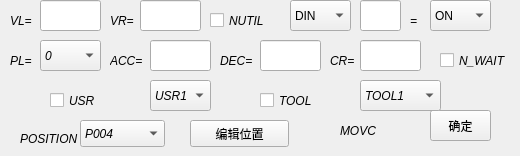
   <widget class="QWidget" name="page_3">
    <widget class="QLineEdit" name="lineEdit_movc_cr">
     <property name="geometry">
      <rect>
       <x>360</x>
       <y>40</y>
       <width>61</width>
       <height>31</height>
      </rect>
     </property>
     <property name="acceptDrops">
      <bool>true</bool>
     </property>
     <property name="frame">
      <bool>true</bool>
     </property>
    </widget>
    <widget class="QLabel" name="label_37">
     <property name="geometry">
      <rect>
       <x>330</x>
       <y>50</y>
       <width>41</width>
       <height>21</height>
      </rect>
     </property>
     <property name="font">
      <font>
       <pointsize>9</pointsize>
       <italic>true</italic>
      </font>
     </property>
     <property name="text">
      <string>CR=</string>
     </property>
    </widget>
    <widget class="QComboBox" name="comboBox_movc_position">
     <property name="geometry">
      <rect>
       <x>80</x>
       <y>120</y>
       <width>85</width>
       <height>27</height>
      </rect>
     </property>
     <property name="font">
      <font>
       <pointsize>9</pointsize>
       <italic>true</italic>
      </font>
     </property>
     <item>
      <property name="text">
       <string>P004</string>
      </property>
     </item>
     <item>
      <property name="text">
       <string>P005</string>
      </property>
     </item>
    </widget>
    <widget class="QLabel" name="label_38">
     <property name="geometry">
      <rect>
       <x>10</x>
       <y>50</y>
       <width>31</width>
       <height>21</height>
      </rect>
     </property>
     <property name="font">
      <font>
       <pointsize>9</pointsize>
       <italic>true</italic>
      </font>
     </property>
     <property name="text">
      <string>PL=</string>
     </property>
    </widget>
    <widget class="QLabel" name="label_39">
     <property name="geometry">
      <rect>
       <x>110</x>
       <y>50</y>
       <width>41</width>
       <height>21</height>
      </rect>
     </property>
     <property name="font">
      <font>
       <pointsize>9</pointsize>
       <italic>true</italic>
      </font>
     </property>
     <property name="text">
      <string>ACC=</string>
     </property>
    </widget>
    <widget class="QComboBox" name="comboBox_movc_pl">
     <property name="geometry">
      <rect>
       <x>40</x>
       <y>40</y>
       <width>61</width>
       <height>31</height>
      </rect>
     </property>
     <property name="font">
      <font>
       <pointsize>9</pointsize>
       <italic>true</italic>
      </font>
     </property>
     <property name="frame">
      <bool>true</bool>
     </property>
     <item>
      <property name="text">
       <string>0</string>
      </property>
     </item>
     <item>
      <property name="text">
       <string>1</string>
      </property>
     </item>
     <item>
      <property name="text">
       <string>2</string>
      </property>
     </item>
     <item>
      <property name="text">
       <string>3</string>
      </property>
     </item>
     <item>
      <property name="text">
       <string>4</string>
      </property>
     </item>
     <item>
      <property name="text">
       <string>5</string>
      </property>
     </item>
     <item>
      <property name="text">
       <string>6</string>
      </property>
     </item>
     <item>
      <property name="text">
       <string>7</string>
      </property>
     </item>
     <item>
      <property name="text">
       <string>8</string>
      </property>
     </item>
    </widget>
    <widget class="QPushButton" name="pushButton_movc_ensure">
     <property name="geometry">
      <rect>
       <x>430</x>
       <y>110</y>
       <width>61</width>
       <height>31</height>
      </rect>
     </property>
     <property name="text">
      <string>确定</string>
     </property>
    </widget>
    <widget class="QLabel" name="label_40">
     <property name="geometry">
      <rect>
       <x>20</x>
       <y>130</y>
       <width>67</width>
       <height>17</height>
      </rect>
     </property>
     <property name="font">
      <font>
       <pointsize>9</pointsize>
       <italic>true</italic>
      </font>
     </property>
     <property name="text">
      <string>POSITION</string>
     </property>
    </widget>
    <widget class="QLineEdit" name="lineEdit_movc_acc">
     <property name="geometry">
      <rect>
       <x>150</x>
       <y>40</y>
       <width>61</width>
       <height>31</height>
      </rect>
     </property>
     <property name="acceptDrops">
      <bool>true</bool>
     </property>
     <property name="frame">
      <bool>true</bool>
     </property>
    </widget>
    <widget class="QLabel" name="label_42">
     <property name="geometry">
      <rect>
       <x>220</x>
       <y>50</y>
       <width>41</width>
       <height>21</height>
      </rect>
     </property>
     <property name="font">
      <font>
       <pointsize>9</pointsize>
       <italic>true</italic>
      </font>
     </property>
     <property name="text">
      <string>DEC=</string>
     </property>
    </widget>
    <widget class="QLineEdit" name="lineEdit_movc_dec">
     <property name="geometry">
      <rect>
       <x>260</x>
       <y>40</y>
       <width>61</width>
       <height>31</height>
      </rect>
     </property>
     <property name="acceptDrops">
      <bool>true</bool>
     </property>
     <property name="frame">
      <bool>true</bool>
     </property>
    </widget>
    <widget class="QLabel" name="label_43">
     <property name="geometry">
      <rect>
       <x>340</x>
       <y>120</y>
       <width>51</width>
       <height>21</height>
      </rect>
     </property>
     <property name="font">
      <font>
       <pointsize>9</pointsize>
       <italic>true</italic>
      </font>
     </property>
     <property name="text">
      <string>MOVC</string>
     </property>
    </widget>
    <widget class="QCheckBox" name="checkBox_movc_nwait">
     <property name="geometry">
      <rect>
       <x>440</x>
       <y>50</y>
       <width>71</width>
       <height>21</height>
      </rect>
     </property>
     <property name="font">
      <font>
       <pointsize>9</pointsize>
       <italic>true</italic>
      </font>
     </property>
     <property name="text">
      <string>N_WAIT</string>
     </property>
    </widget>
    <widget class="QPushButton" name="pushButton_movc_editposition">
     <property name="geometry">
      <rect>
       <x>190</x>
       <y>120</y>
       <width>99</width>
       <height>27</height>
      </rect>
     </property>
     <property name="font">
      <font>
       <pointsize>9</pointsize>
      </font>
     </property>
     <property name="text">
      <string>编辑位置</string>
     </property>
    </widget>
    <widget class="QLineEdit" name="lineEdit_movc_vr">
     <property name="geometry">
      <rect>
       <x>140</x>
       <y>0</y>
       <width>61</width>
       <height>31</height>
      </rect>
     </property>
     <property name="acceptDrops">
      <bool>true</bool>
     </property>
     <property name="frame">
      <bool>true</bool>
     </property>
    </widget>
    <widget class="DigetEdit" name="lineEdit_movc_vl">
     <property name="geometry">
      <rect>
       <x>40</x>
       <y>0</y>
       <width>61</width>
       <height>31</height>
      </rect>
     </property>
     <property name="acceptDrops">
      <bool>true</bool>
     </property>
     <property name="frame">
      <bool>true</bool>
     </property>
    </widget>
    <widget class="QLabel" name="label_138">
     <property name="geometry">
      <rect>
       <x>10</x>
       <y>10</y>
       <width>41</width>
       <height>21</height>
      </rect>
     </property>
     <property name="font">
      <font>
       <pointsize>9</pointsize>
       <italic>true</italic>
      </font>
     </property>
     <property name="text">
      <string>VL=</string>
     </property>
    </widget>
    <widget class="QLabel" name="label_139">
     <property name="geometry">
      <rect>
       <x>110</x>
       <y>10</y>
       <width>41</width>
       <height>21</height>
      </rect>
     </property>
     <property name="font">
      <font>
       <pointsize>9</pointsize>
       <italic>true</italic>
      </font>
     </property>
     <property name="text">
      <string>VR=</string>
     </property>
    </widget>
    <widget class="QComboBox" name="comboBox_movc_ioselect">
     <property name="geometry">
      <rect>
       <x>290</x>
       <y>0</y>
       <width>61</width>
       <height>31</height>
      </rect>
     </property>
     <item>
      <property name="text">
       <string>DIN</string>
      </property>
     </item>
     <item>
      <property name="text">
       <string>DOUT</string>
      </property>
     </item>
    </widget>
    <widget class="QLineEdit" name="lineEdit_movc_ionumber">
     <property name="geometry">
      <rect>
       <x>360</x>
       <y>0</y>
       <width>41</width>
       <height>31</height>
      </rect>
     </property>
    </widget>
    <widget class="QCheckBox" name="checkBox_movc_nuitl">
     <property name="geometry">
      <rect>
       <x>210</x>
       <y>10</y>
       <width>71</width>
       <height>21</height>
      </rect>
     </property>
     <property name="font">
      <font>
       <pointsize>9</pointsize>
       <italic>true</italic>
      </font>
     </property>
     <property name="text">
      <string>NUTIL</string>
     </property>
    </widget>
    <widget class="QLabel" name="label_140">
     <property name="geometry">
      <rect>
       <x>410</x>
       <y>10</y>
       <width>31</width>
       <height>21</height>
      </rect>
     </property>
     <property name="font">
      <font>
       <pointsize>9</pointsize>
       <italic>true</italic>
      </font>
     </property>
     <property name="text">
      <string>=</string>
     </property>
    </widget>
    <widget class="QComboBox" name="comboBox_movc_ioio">
     <property name="geometry">
      <rect>
       <x>430</x>
       <y>0</y>
       <width>61</width>
       <height>31</height>
      </rect>
     </property>
     <item>
      <property name="text">
       <string>ON</string>
      </property>
     </item>
     <item>
      <property name="text">
       <string>OFF</string>
      </property>
     </item>
    </widget>
    <widget class="QCheckBox" name="checkBox_movc_tool">
     <property name="geometry">
      <rect>
       <x>260</x>
       <y>90</y>
       <width>71</width>
       <height>21</height>
      </rect>
     </property>
     <property name="font">
      <font>
       <pointsize>9</pointsize>
       <italic>true</italic>
      </font>
     </property>
     <property name="text">
      <string>TOOL</string>
     </property>
    </widget>
    <widget class="QCheckBox" name="checkBox_movc_usr">
     <property name="geometry">
      <rect>
       <x>50</x>
       <y>90</y>
       <width>71</width>
       <height>21</height>
      </rect>
     </property>
     <property name="font">
      <font>
       <pointsize>9</pointsize>
       <italic>true</italic>
      </font>
     </property>
     <property name="text">
      <string>USR</string>
     </property>
    </widget>
    <widget class="QComboBox" name="comboBox_movc_tool">
     <property name="geometry">
      <rect>
       <x>360</x>
       <y>80</y>
       <width>81</width>
       <height>31</height>
      </rect>
     </property>
     <property name="font">
      <font>
       <pointsize>9</pointsize>
       <italic>true</italic>
      </font>
     </property>
     <property name="frame">
      <bool>true</bool>
     </property>
     <item>
      <property name="text">
       <string>TOOL1</string>
      </property>
     </item>
     <item>
      <property name="text">
       <string>TOOL2</string>
      </property>
     </item>
     <item>
      <property name="text">
       <string>TOOL3</string>
      </property>
     </item>
     <item>
      <property name="text">
       <string>TOOL4</string>
      </property>
     </item>
     <item>
      <property name="text">
       <string>TOOL5</string>
      </property>
     </item>
     <item>
      <property name="text">
       <string>TOOL6</string>
      </property>
     </item>
     <item>
      <property name="text">
       <string>TOOL7</string>
      </property>
     </item>
     <item>
      <property name="text">
       <string>TOOL8</string>
      </property>
     </item>
     <item>
      <property name="text">
       <string>TOOL9</string>
      </property>
     </item>
     <item>
      <property name="text">
       <string>TOOL10</string>
      </property>
     </item>
    </widget>
    <widget class="QComboBox" name="comboBox_movc_usr">
     <property name="geometry">
      <rect>
       <x>150</x>
       <y>80</y>
       <width>61</width>
       <height>31</height>
      </rect>
     </property>
     <property name="font">
      <font>
       <pointsize>9</pointsize>
       <italic>true</italic>
      </font>
     </property>
     <property name="frame">
      <bool>true</bool>
     </property>
     <item>
      <property name="text">
       <string>USR1</string>
      </property>
     </item>
     <item>
      <property name="text">
       <string>USR2</string>
      </property>
     </item>
     <item>
      <property name="text">
       <string>USR3</string>
      </property>
     </item>
     <item>
      <property name="text">
       <string>USR4</string>
      </property>
     </item>
     <item>
      <property name="text">
       <string>USR5</string>
      </property>
     </item>
     <item>
      <property name="text">
       <string>USR6</string>
      </property>
     </item>
     <item>
      <property name="text">
       <string>USR7</string>
      </property>
     </item>
     <item>
      <property name="text">
       <string>USR8</string>
      </property>
     </item>
     <item>
      <property name="text">
       <string>USR9</string>
      </property>
     </item>
     <item>
      <property name="text">
       <string>USR10</string>
      </property>
     </item>
    </widget>
   </widget>
